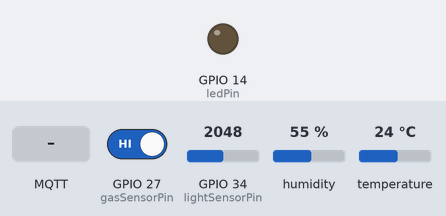
A sketch run on a simulated ESP32. Parts: output pins drawn as LEDs (lit = HIGH). The inputs (shaded band) are chosen by the test bench; at power-on: GPIO 27 (gasSensorPin) HIGH, GPIO 34 (lightSensorPin) = 2048, humidity 55 %, temperature 24 °C (analog values on the 0–4095 scale). WiFi joins after 1.5 s; servers stay silent unless stated; the local clock reads 2024-03-15 10:24:30 at power-on unless the sketch sets it; no MQTT or app messages arrive unless stated; what the sketch prints to the serial monitor is not drawn.

Above: at 2.7 s.
2.8 s: MQTT message "true" arrives on the first subscribed topic
At 4.0 s:
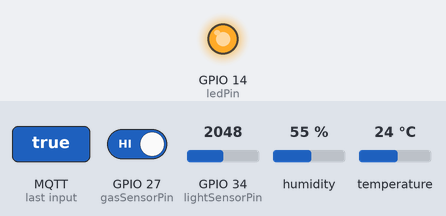
6.5 s: MQTT message "false" arrives on the first subscribed topic
At 6.9 s:
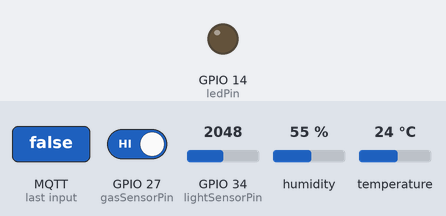
Timing chart, 0 to 9.5 s (numbered marks = the images above; inputs shaded):
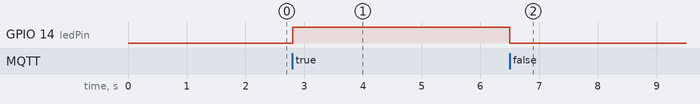

The sketch:

esp32_temperature_client.ino
```cpp
#include <WiFi.h>
#include <PubSubClient.h>
#include <DHT.h>
#include <time.h>

const char* ssid = "Bbox-5BDE03F7-Plus";
const char* password = "5ZqWza9tYCqwwUkXHV";
const char* deviceId = "esp32-office";

// Use the LAN IP address of the computer/Raspberry Pi running Mosquitto.
const char* mqttServer = "192.168.1.82";
const int mqttPort = 1884;
const char* temperatureTopic = "hassa/esp32-office/temperature";
const char* lightTopic = "hassa/esp32-office/light";
const char* humidityTopic = "hassa/esp32-office/humidity";
const char* gasTopic = "hassa/esp32-office/gas";
const char* ledCommandTopic = "hassa/esp32-office/led/command";
const char* ledStateTopic = "hassa/esp32-office/led/state";
const char* mqttClientId = "esp32-office-sensor-publisher";
const char* mqttUsername = "esp32";
const char* mqttPassword = "CHANGE_ME_MQTT_PASSWORD";

// DHT11 sensor for temperature + humidity.
const int dhtPin = 4;
#define DHT_TYPE DHT11

// Analog light sensor / LDR output. Use ADC1 pins while WiFi is enabled.
const int lightSensorPin = 34;
const bool lightSensorBrighterWhenHigh = true;

// Digital smoke/gas module output.
const int gasSensorPin = 27;
const bool gasDetectedStateIsLow = false;

// Door-control relay/LED output.
const int ledPin = 14;

WiFiClient wifiClient;
PubSubClient mqttClient(wifiClient);
DHT dht(dhtPin, DHT_TYPE);

unsigned long lastPublishAt = 0;
const unsigned long publishIntervalMs = 5000;
bool ledEnabled = false;

void publishLedState(const char* source);

void applyLedState(bool enabled, const char* source) {
  ledEnabled = enabled;
  digitalWrite(ledPin, enabled ? HIGH : LOW);

  Serial.print("LED changed to ");
  Serial.print(enabled ? "ON" : "OFF");
  Serial.print(" from source: ");
  Serial.println(source);

  publishLedState(source);
}

void handleMqttMessage(char* topic, byte* payload, unsigned int length) {
  String topicName = String(topic);
  String body;

  for (unsigned int index = 0; index < length; index++) {
    body += static_cast<char>(payload[index]);
  }

  body.trim();
  body.toLowerCase();

  Serial.print("Received MQTT message on ");
  Serial.print(topicName);
  Serial.print(": ");
  Serial.println(body);

  if (topicName != ledCommandTopic) {
    return;
  }

  if (body == "true") {
    applyLedState(true, "mqtt-command");
  } else if (body == "false") {
    applyLedState(false, "mqtt-command");
  } else {
    Serial.println("Ignoring unsupported LED command. Use true or false.");
  }
}

String isoUtcNow() {
  struct tm timeInfo;

  if (!getLocalTime(&timeInfo)) {
    return "";
  }

  char buffer[25];
  strftime(buffer, sizeof(buffer), "%Y-%m-%dT%H:%M:%SZ", &timeInfo);
  return String(buffer);
}

void connectToWifi() {
  WiFi.mode(WIFI_STA);
  WiFi.begin(ssid, password);
  Serial.print("Connecting to WiFi");

  while (WiFi.status() != WL_CONNECTED) {
    delay(500);
    Serial.print(".");
  }

  Serial.println();
  Serial.print("Connected. ESP32 IP: ");
  Serial.println(WiFi.localIP());
}

void connectToMqtt() {
  while (!mqttClient.connected()) {
    Serial.print("Connecting to MQTT broker...");

    if (mqttClient.connect(mqttClientId, mqttUsername, mqttPassword)) {
      Serial.println("connected.");
      Serial.print("Publishing temperature topic: ");
      Serial.println(temperatureTopic);
      Serial.print("Publishing light topic: ");
      Serial.println(lightTopic);
      Serial.print("Publishing humidity topic: ");
      Serial.println(humidityTopic);
      Serial.print("Publishing gas topic: ");
      Serial.println(gasTopic);
      Serial.print("Listening for LED commands on: ");
      Serial.println(ledCommandTopic);
      if (mqttClient.subscribe(ledCommandTopic, 1)) {
        Serial.println("LED command topic subscription ready.");
      } else {
        Serial.println("Failed to subscribe to LED command topic.");
      }
      publishLedState("mqtt-connect");
    } else {
      Serial.print("failed, rc=");
      Serial.print(mqttClient.state());
      Serial.println(". Retrying in 5 seconds.");
      delay(5000);
    }
  }
}

String basePayload() {
  String payload = "{";
  payload += "\"deviceId\":\"";
  payload += deviceId;
  payload += "\",\"recordedAtUtc\":\"";
  payload += isoUtcNow();
  payload += "\"";
  return payload;
}

void publishTemperature(float temperatureC) {
  if (isnan(temperatureC)) {
    Serial.println("Failed to read DHT temperature.");
    return;
  }

  String payload = basePayload();
  payload += ",\"temperatureC\":";
  payload += String(temperatureC, 2);
  payload += "}";

  bool published = mqttClient.publish(temperatureTopic, payload.c_str(), true);

  if (published) {
    Serial.print("Published temperature: ");
    Serial.println(payload);
  } else {
    Serial.println("Failed to publish temperature.");
  }
}

void publishHumidity(float humidityPercent) {
  if (isnan(humidityPercent)) {
    Serial.println("Failed to read DHT humidity.");
    return;
  }

  String payload = basePayload();
  payload += ",\"humidityPercent\":";
  payload += String(humidityPercent, 2);
  payload += "}";

  bool published = mqttClient.publish(humidityTopic, payload.c_str(), true);

  if (published) {
    Serial.print("Published humidity: ");
    Serial.println(payload);
  } else {
    Serial.println("Failed to publish humidity.");
  }
}

void publishTemperatureAndHumidity() {
  float humidityPercent = dht.readHumidity();
  float temperatureC = dht.readTemperature();

  publishTemperature(temperatureC);
  publishHumidity(humidityPercent);
}

void publishLightSensor() {
  int rawLight = analogRead(lightSensorPin);
  int normalizedLight = lightSensorBrighterWhenHigh
    ? map(rawLight, 0, 4095, 0, 1000)
    : map(rawLight, 0, 4095, 1000, 0);

  normalizedLight = constrain(normalizedLight, 0, 1000);

  String payload = basePayload();
  payload += ",\"lightLevel\":";
  payload += String(normalizedLight);
  payload += ",\"rawAnalog\":";
  payload += String(rawLight);
  payload += ",\"pin\":";
  payload += String(lightSensorPin);
  payload += "}";

  bool published = mqttClient.publish(lightTopic, payload.c_str(), true);

  if (published) {
    Serial.print("Published light sensor: ");
    Serial.println(payload);
  } else {
    Serial.println("Failed to publish light sensor.");
  }
}

void publishGasSensor() {
  int digitalState = digitalRead(gasSensorPin);
  bool gasDetected = gasDetectedStateIsLow ? digitalState == LOW : digitalState == HIGH;

  String payload = basePayload();
  payload += ",\"gasDetected\":";
  payload += gasDetected ? "true" : "false";
  payload += ",\"digitalState\":";
  payload += String(digitalState);
  payload += ",\"pin\":";
  payload += String(gasSensorPin);
  payload += "}";

  bool published = mqttClient.publish(gasTopic, payload.c_str(), true);

  if (published) {
    Serial.print("Published gas sensor: ");
    Serial.println(payload);
  } else {
    Serial.println("Failed to publish gas sensor.");
  }
}

void publishLedState(const char* source) {
  String payload = basePayload();
  payload += ",\"enabled\":";
  payload += ledEnabled ? "true" : "false";
  payload += ",\"pin\":";
  payload += String(ledPin);
  payload += ",\"source\":\"";
  payload += source;
  payload += "\"}";

  bool published = mqttClient.publish(ledStateTopic, payload.c_str(), true);

  if (published) {
    Serial.print("Published LED state: ");
    Serial.println(payload);
  } else {
    Serial.println("Failed to publish LED state.");
  }
}

void setup() {
  Serial.begin(115200);
  dht.begin();
  analogReadResolution(12);
  pinMode(gasSensorPin, INPUT);
  pinMode(ledPin, OUTPUT);
  applyLedState(false, "startup");
  connectToWifi();

  configTime(0, 0, "pool.ntp.org", "time.nist.gov");
  mqttClient.setServer(mqttServer, mqttPort);
  mqttClient.setCallback(handleMqttMessage);
}

void loop() {
  if (WiFi.status() != WL_CONNECTED) {
    connectToWifi();
  }

  if (!mqttClient.connected()) {
    connectToMqtt();
  }

  mqttClient.loop();

  if (millis() - lastPublishAt >= publishIntervalMs) {
    lastPublishAt = millis();
    publishTemperatureAndHumidity();
    publishLightSensor();
    publishGasSensor();
  }
}
```

Measured:
- after the input at 2.8 s, GPIO 14 (ledPin): LOW → HIGH at once
- after the input at 6.5 s, GPIO 14 (ledPin): HIGH → LOW at once
